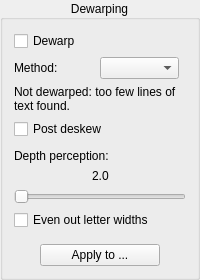
    <widget class="CollapsibleGroupBox" name="dewarpingPanel">
     <property name="title">
      <string>Dewarping</string>
     </property>
     <property name="alignment">
      <set>Qt::AlignCenter</set>
     </property>
     <property name="flat">
      <bool>false</bool>
     </property>
     <layout class="QVBoxLayout" name="verticalLayout_7">
      <item>
       <widget class="QCheckBox" name="dewarpingCB">
        <property name="toolTip">
         <string>Straightens the lines of text and corrects the distortion of the page. The list below sets the method.</string>
        </property>
        <property name="text">
         <string>Dewarp</string>
        </property>
       </widget>
      </item>
      <item>
       <layout class="QHBoxLayout" name="dewarpingMethodLayout">
        <item>
         <widget class="QLabel" name="dewarpingMethodLabel">
          <property name="text">
           <string>Method:</string>
          </property>
          <property name="buddy">
           <cstring>dewarpingMethodBox</cstring>
          </property>
         </widget>
        </item>
        <item>
         <widget class="QComboBox" name="dewarpingMethodBox"/>
        </item>
        <item>
         <spacer name="dewarpingMethodSpacer">
          <property name="orientation">
           <enum>Qt::Horizontal</enum>
          </property>
         </spacer>
        </item>
       </layout>
      </item>
      <item>
       <widget class="QLabel" name="dewarpingNotFoundLabel">
        <property name="text">
         <string>Not dewarped: too few lines of text found.</string>
        </property>
        <property name="wordWrap">
         <bool>true</bool>
        </property>
       </widget>
      </item>
      <item>
       <widget class="QCheckBox" name="dewarpingPostDeskewCB">
        <property name="toolTip">
         <string>Straightens the page once more after dewarping. Only used with Manual and Marginal.</string>
        </property>
        <property name="text">
         <string>Post deskew</string>
        </property>
       </widget>
      </item>
      <item>
       <widget class="QWidget" name="depthPerceptionPanel" native="true">
        <property name="toolTip">
         <string>How strongly the page is taken to curve away from the viewer when it is dewarped; this mostly changes how far the text near the spine is stretched. Only used with dewarping, not with &quot;Trapezoid&quot;.</string>
        </property>
        <layout class="QVBoxLayout" name="verticalLayout_8">
         <property name="leftMargin">
          <number>0</number>
         </property>
         <property name="topMargin">
          <number>4</number>
         </property>
         <property name="rightMargin">
          <number>0</number>
         </property>
         <property name="bottomMargin">
          <number>0</number>
         </property>
         <item>
          <widget class="QLabel" name="depthPerceptionLabel">
           <property name="text">
            <string>Depth perception:</string>
           </property>
          </widget>
         </item>
         <item>
          <layout class="QHBoxLayout" name="depthPerceptionValueLayout">
          <item>
           <spacer name="depthPerceptionValueLeftSpacer">
            <property name="orientation">
             <enum>Qt::Horizontal</enum>
            </property>
            <property name="sizeHint" stdset="0">
             <size>
              <width>1</width>
              <height>1</height>
             </size>
            </property>
           </spacer>
          </item>
          <item>
           <widget class="QLabel" name="depthPerceptionValueLabel">
            <property name="text">
             <string notr="true">2.0</string>
            </property>
           </widget>
          </item>
          <item>
           <spacer name="depthPerceptionValueRightSpacer">
            <property name="orientation">
             <enum>Qt::Horizontal</enum>
            </property>
            <property name="sizeHint" stdset="0">
             <size>
              <width>1</width>
              <height>1</height>
             </size>
            </property>
           </spacer>
          </item>
          </layout>
         </item>
         <item>
          <widget class="QSlider" name="depthPerceptionSlider">
           <property name="minimum">
            <number>10</number>
           </property>
           <property name="maximum">
            <number>30</number>
           </property>
           <property name="pageStep">
            <number>5</number>
           </property>
           <property name="value">
            <number>10</number>
           </property>
           <property name="orientation">
            <enum>Qt::Horizontal</enum>
           </property>
          </widget>
         </item>
        </layout>
       </widget>
      </item>
      <item>
       <widget class="QCheckBox" name="evenOutLetterWidthsCB">
        <property name="toolTip">
         <string>Measures the width of the letters across the dewarped page and stretches or compresses the page where they came out too narrow or too wide, for example near the spine. Slows down the processing. Only used with dewarping.</string>
        </property>
        <property name="text">
         <string>Even out letter widths</string>
        </property>
       </widget>
      </item>
      <item>
       <layout class="QHBoxLayout" name="horizontalLayout_8">
        <property name="topMargin">
         <number>8</number>
        </property>
        <item>
         <spacer name="horizontalSpacer_17">
          <property name="orientation">
           <enum>Qt::Horizontal</enum>
          </property>
          <property name="sizeHint" stdset="0">
           <size>
            <width>1</width>
            <height>1</height>
           </size>
          </property>
         </spacer>
        </item>
        <item>
         <widget class="QPushButton" name="applyDewarpingButton">
          <property name="minimumSize">
           <size>
            <width>120</width>
            <height>0</height>
           </size>
          </property>
          <property name="toolTip">
           <string>Applies dewarping on or off, the method, &quot;Post deskew&quot;, &quot;Even out letter widths&quot; and the depth perception of this page to other pages.</string>
          </property>
          <property name="text">
           <string>Apply to ...</string>
          </property>
         </widget>
        </item>
        <item>
         <spacer name="horizontalSpacer_18">
          <property name="orientation">
           <enum>Qt::Horizontal</enum>
          </property>
          <property name="sizeHint" stdset="0">
           <size>
            <width>1</width>
            <height>1</height>
           </size>
          </property>
         </spacer>
        </item>
       </layout>
      </item>
     </layout>
    </widget>
